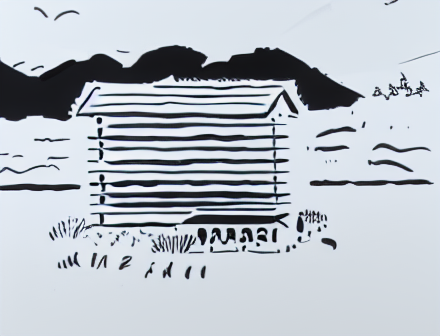
#> input picture examples/example_54.png, 440 x 336 px
$ python color_lines.py examples/example_54.png
#> lines starting #> are read from the running program, lines starting #| are printed output that depends on the picture; after the words box and inside, x2 and y2 are one past the last pixel; in counts of white or black regions, pixels touching at a corner belong together
### comfy_client.py
"""comfy_client.py - uses YOUR ComfyUI on another computer (over Tailscale / the network) to make the picture paint.py and
color_paint.py then paint. Nothing is installed here: only HTTP calls to ComfyUI's own API.

    python comfy_client.py test                                   # is ComfyUI there? (its system info, nothing runs)
    python comfy_client.py run workflow_api.json photo.jpg out.png    # sends the photo, runs the workflow, saves the result
    python comfy_client.py run workflow_api.json - out.png            # a workflow without an input picture (text -> picture)

The workflow: in ComfyUI turn on dev mode (Settings) and use "Save (API Format)". If it has a LoadImage node, the photo is
uploaded and put there. The first SaveImage / PreviewImage output is saved as out.png. A random seed in the workflow is kept as
it is (so a run can be repeated); --seed N sets every "seed" input.
Settings (settings.py): COMFY_URL = "http://100.x.y.z:8188"  (the other computer's Tailscale address and ComfyUI's port),
or  --url http://100.x.y.z:8188  on any command.
"""
import json
import os
import sys
import time
import urllib.parse
import urllib.request
import uuid

HERE = os.path.dirname(os.path.abspath(__file__))
sys.path.insert(0, HERE)
import settings as S

URL = str(getattr(S, "COMFY_URL", "http://127.0.0.1:8188")).rstrip("/")


def _get(path, timeout=10):
    with urllib.request.urlopen(URL + path, timeout=timeout) as r:
        return r.read()


def _post(path, data, ctype="application/json", timeout=30):
    req = urllib.request.Request(URL + path, data=data, headers={"Content-Type": ctype}, method="POST")
    with urllib.request.urlopen(req, timeout=timeout) as r:
        return r.read()


# [10 lines left out: function test, not called in this run]


def upload(path):
    """Uploads a picture into ComfyUI's input folder; returns the name it got."""
    name = os.path.basename(path)
    bnd = "----brush" + uuid.uuid4().hex
    body = (f"--{bnd}\r\nContent-Disposition: form-data; name=\"image\"; filename=\"{name}\"\r\nContent-Type: image/png\r\n\r\n"
            ).encode() + open(path, "rb").read() + f"\r\n--{bnd}\r\nContent-Disposition: form-data; name=\"overwrite\"\r\n\r\ntrue\r\n--{bnd}--\r\n".encode()
    r = json.loads(_post("/upload/image", body, f"multipart/form-data; boundary={bnd}", timeout=120))
    return r.get("name", name)


_INFO = {}


# [104 lines left out: functions node_info, ui_to_api, load_workflow, run, not called in this run]


# [13 lines that do not run on import are left out]

### color_lines.py
"""color_lines.py - THE PICTURE'S DRAWING for color_paint's finish (2026-11-23).

The colour passes bring colour and large areas, but never draw the form: the face, hands, legs and outlines stayed soft. At
the end (when no colour pass helps any more) color_paint FINISHES like a brushographer:

  * EDGES: thin passes along the picture's own lines (TEED on ComfyUI, the best line source we tried - figure outline, face,
    fence, leaves; few lines in the textured hills), ONLY where the sheet there is still lighter than the picture wants -
    so a line is drawn where the picture has a dark edge the sheet lost, never as a cartoon outline round everything. The
    paint is the one that brings those spots nearest (usually the black or a dark glaze), painted as centre lines with the
    probe's width curve - the black Čopičograf's own proven way.
  * LIGHTS: small spots where the picture is lighter than all round it (a local light: eyes, a fold, a lit edge) and the
    sheet is clearly too dark there: opaque white, small.

The line map is made once per picture and kept in ko/comfy/<name>_teed.png. Without ComfyUI: a local line drawing (a
difference of Gaussians on the lightness, the classic XDoG way) - coarser, but the run never stops for it.
"""
import json
import os
import sys
import time
import urllib.parse

import cv2
import numpy as np

HERE = os.path.dirname(os.path.abspath(__file__))
sys.path.insert(0, HERE)
import settings as S                                        # noqa: E402

CACHE = os.path.join(HERE, "ko", "comfy")


def setting(name, default):
    return getattr(S, name, default)


def teed_path(image):
    return os.path.join(CACHE, os.path.splitext(os.path.basename(image))[0] + "_teed.png")


def _comfy_teed(image, p, res=1024, wait_s=300):
    import comfy_client as C
    if setting("COMFY_URL", None):
        C.URL = str(setting("COMFY_URL", C.URL)).rstrip("/")
    print(f"color_lines: the picture's drawing (TEED) on ComfyUI ({C.URL}) ...", flush=True)
    name = C.upload(image)
    wf = {"1": {"class_type": "LoadImage", "inputs": {"image": name}},
          "2": {"class_type": "TEEDPreprocessor", "inputs": {"image": ["1", 0], "resolution": int(res)}},
          "3": {"class_type": "SaveImage", "inputs": {"images": ["2", 0], "filename_prefix": "brush_teed"}}}
    pid = json.loads(C._post("/prompt", json.dumps({"prompt": wf}).encode()))["prompt_id"]
    t0 = time.time()
    while time.time() - t0 < wait_s:
        try:
            h_ = json.loads(C._get(f"/history/{pid}", timeout=30))
        except OSError:
            time.sleep(3)
            continue
        st = h_.get(pid, {}).get("status", {})
        if st.get("status_str") == "error":
            raise RuntimeError(f"ComfyUI: {json.dumps(st)[:300]}")
        if st.get("completed"):
            img_ = h_[pid]["outputs"]["3"]["images"][0]
            q = urllib.parse.urlencode({"filename": img_["filename"], "subfolder": img_.get("subfolder", ""),
                                        "type": img_.get("type", "output")})
            os.makedirs(CACHE, exist_ok=True)
            open(p, "wb").write(C._get(f"/view?{q}", timeout=120))
            print(f"  -> {os.path.relpath(p, HERE)} ({time.time() - t0:.0f} s)")
            return
        time.sleep(2)
    raise RuntimeError(f"no TEED map after {wait_s} s")


def _local_lines(img):
    """A line drawing without ComfyUI: difference of Gaussians on the lightness (dark lines), thresholded (XDoG-like)."""
    L = cv2.cvtColor(img, cv2.COLOR_BGR2LAB)[..., 0].astype(np.float32)
    s = max(1.0, max(img.shape[:2]) / 700.0)
    d = cv2.GaussianBlur(L, (0, 0), s) - cv2.GaussianBlur(L, (0, 0), 1.6 * s)
    v = np.clip(-d / max(float(np.percentile(-d, 99)), 1e-3), 0, 1)       # darker than round it = a line
    return (v > 0.35).astype(np.float32)


def line_map(image):
    """0..1 per pixel of the picture (its own size): 1 on a line. TEED from ComfyUI (cached), else local."""
#> called with image = 'examples/example_54.png'
    img = cv2.imread(image)
#> img is the input picture: shape (336, 440, 3); mean B, G, R 199.4, 191.5, 184.8
    if img is None:
        raise SystemExit(f"cannot read {image}")
    h, w = img.shape[:2]
#> h = 336; w = 440
    p = teed_path(image)
    if str(setting("COLOR_LINES_SOURCE", "teed")).lower() == "teed":
        if not (os.path.isfile(p) and os.path.getmtime(p) >= os.path.getmtime(image)):
            try:
                _comfy_teed(image, p)
#> (the call stopped at in _post, `with urllib.request.urlopen(req, timeout=timeout) as r:`: the network is not available in this run)
            except Exception as e:
                print(f"color_lines: no TEED ({e}) - the local line drawing is used")
        if os.path.isfile(p):
            t = cv2.resize(cv2.imread(p, 0), (w, h), interpolation=cv2.INTER_AREA).astype(np.float32) / 255.0
            return (t > float(setting("COLOR_LINES_TEED_MIN", 0.5))).astype(np.float32)
    return _local_lines(img)
#> in _local_lines, `d = cv2.GaussianBlur(L, (0, 0), s) - cv2.GaussianBlur(L, (0, 0), 1.6 *..`:
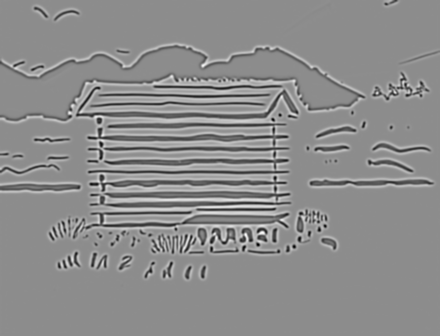
#> d: shape (336, 440) float32; min -60.9, max 49.42, mean 0; drawn with min black and max white
#> in _local_lines, `v = np.clip(-d / max(float(np.percentile(-d, 99)), 1e-3), 0, 1)`:
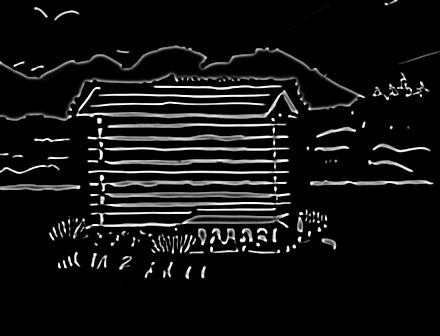
#> v: shape (336, 440) float32; min 0, max 1, mean 0.0719
#> in _local_lines, `return (v > 0.35).astype(np.float32)`:
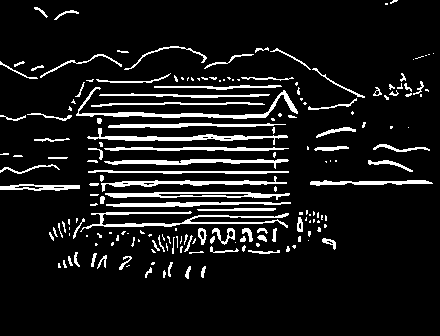
#> returned value: shape (336, 440) float32; values 0 (black) and 1 (white), 9.5% white; 186 white regions (103 under 20 px), largest, box (x1, y1, x2, y2) and area: (76, 87, 298, 119) 981, (80, 211, 289, 232) 973, (87, 128, 288, 145) 797


def lines_on_grid(image, shape_hw, mm_px):
    """The line map on the work grid, every line COLOR_EDGE_LINE_MM wide (bool)."""
    H, W = shape_hw
    m = cv2.resize(line_map(image), (W, H), interpolation=cv2.INTER_AREA) > 0.2
    w_mm = float(setting("COLOR_EDGE_LINE_MM", 1.2))
    r = int(round(max(0.0, w_mm / 2.0 - mm_px / 2.0) / mm_px))
    if r >= 1:
        m = cv2.dilate(m.astype(np.uint8), cv2.getStructuringElement(cv2.MORPH_ELLIPSE, (2 * r + 1, 2 * r + 1))) > 0
    return m


def local_lights(target_L, mm_px):
    """Where the picture is clearly lighter than all round it (a light accent), on the work grid (bool). target_L: Lab L."""
    L = target_L.astype(np.float32)
    s = max(1.0, float(setting("COLOR_LIGHTS_AROUND_MM", 3.0)) / mm_px)
    return (L - cv2.GaussianBlur(L, (0, 0), s)) > float(setting("COLOR_LIGHTS_DL", 6.0))


if __name__ == "__main__":                                     # python color_lines.py <picture>: make and show the map
    if len(sys.argv) < 2:
        raise SystemExit(__doc__)
    m = line_map(sys.argv[1])
    out = os.path.join(HERE, "ko", "color_lines_view.png")
    img = cv2.imread(sys.argv[1])
    v = img.copy()
    v[m > 0] = (0, 0, 0)
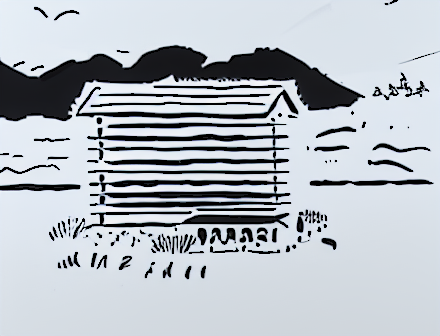
#> v: shape (336, 440, 3); 9.51% of pixels changed, all inside (x1, y1, x2, y2) = (0, 0, 434, 279)
    cv2.imwrite(out, np.hstack([img, v]))
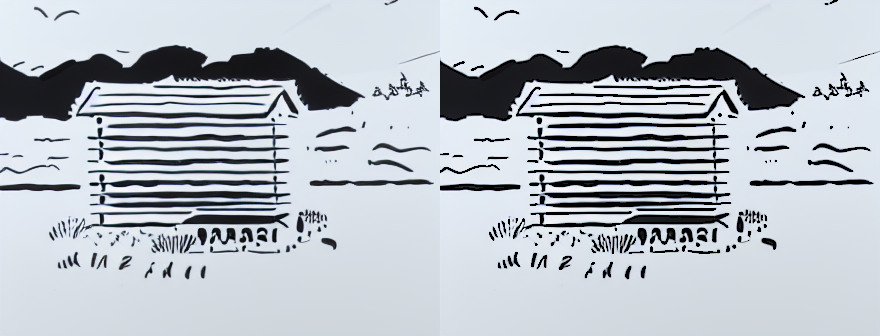
#> saved as color_lines_view.png: shape (336, 880, 3); mean B, G, R 196.9, 189.4, 182.9
    print(f"{100 * m.mean():.1f}% of the picture on a line -> {os.path.relpath(out, HERE)}")
#| 9.5% of the picture on a line -> ko/color_lines_view.png

$ run again, on examples/example_57.png
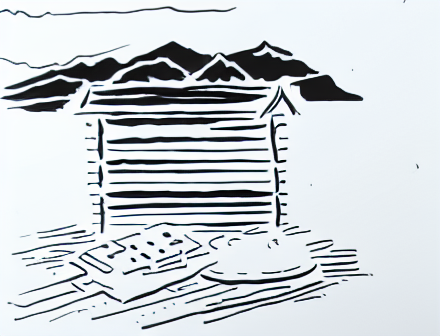
#> input picture examples/example_57.png, 440 x 336 px
#> in line_map, img is the input picture: shape (336, 440, 3); mean B, G, R 213.7, 209.8, 204.4
#> in _local_lines, `return (v > 0.35).astype(np.float32)`:
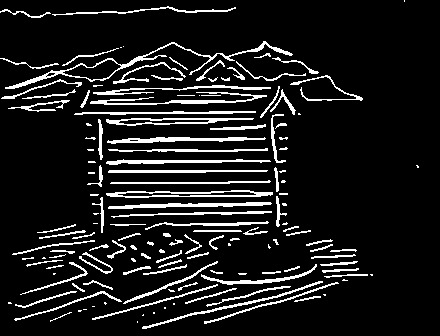
#> returned value: shape (336, 440) float32; values 0 (black) and 1 (white), 10.7% white in thin lines or dots
#> `cv2.imwrite(out, np.hstack([img, v]))`:
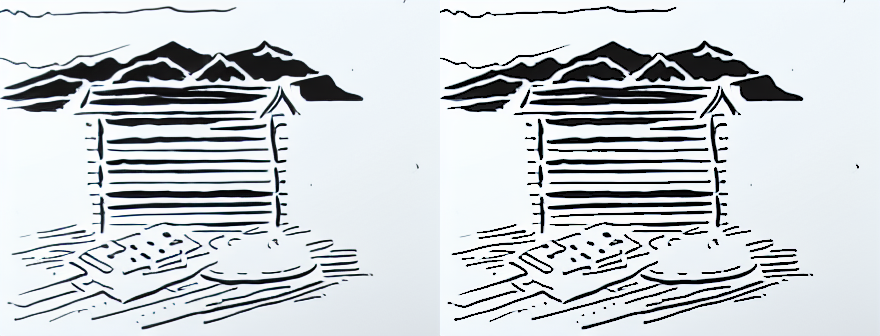
#> saved as color_lines_view.png: shape (336, 880, 3); mean B, G, R 211.1, 207.6, 202.7
#| 10.7% of the picture on a line -> ko/color_lines_view.png
